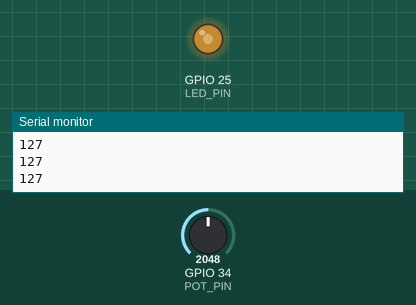
Simulated run of this sketch. Board: ESP32. Parts: output pins drawn as LEDs (lit = HIGH), the last lines printed to the serial monitor. The inputs (shaded band) are chosen by the test bench; at power-on: GPIO 34 (POT_PIN) = 2048.

Above: at 1.2 s.
1.3 s: GPIO 34 (POT_PIN) set to 2866
At 2.2 s:
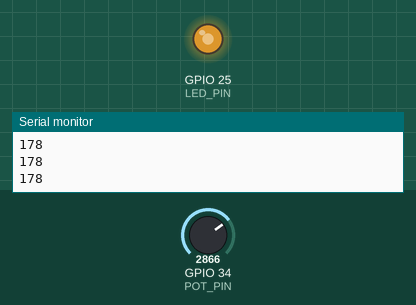
2.8 s: GPIO 34 (POT_PIN) set to 3603
At 3.5 s:
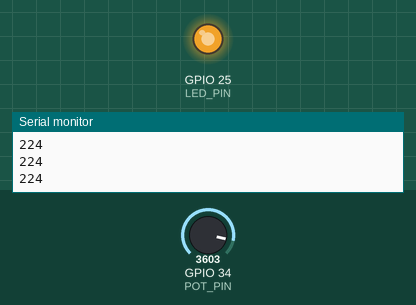
4.3 s: GPIO 34 (POT_PIN) set to 491
At 4.7 s:
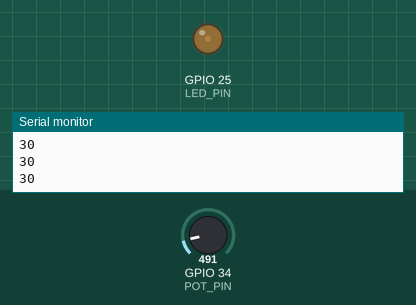
5.8 s: GPIO 34 (POT_PIN) set to 0
At 7.0 s:
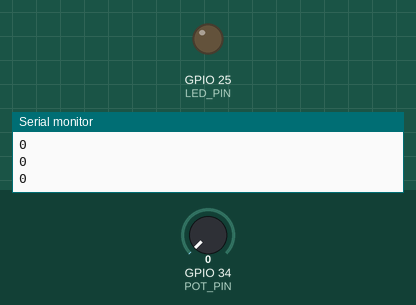
7.3 s: GPIO 34 (POT_PIN) set to 2047
At 8.2 s:
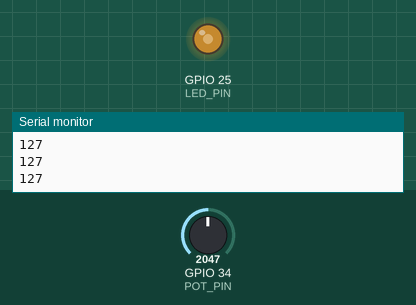
Timing chart, 0 to 9.8 s (numbered marks = the images above; inputs shaded):
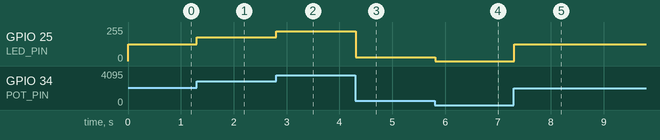

Measured:
- after the input at 1.3 s, GPIO 25 (LED_PIN): 127/255 → 177/255 at once
- after the input at 2.8 s, GPIO 25 (LED_PIN): 177/255 → 223/255 at once
- after the input at 4.3 s, GPIO 25 (LED_PIN): 223/255 → 30/255 at once
- after the input at 5.8 s, GPIO 25 (LED_PIN): 30/255 → 0/255 at once
- after the input at 7.3 s, GPIO 25 (LED_PIN): 0/255 → 127/255 at once

The sketch:

pot_pwm_dimmer.ino
```cpp
#define POT_PIN 34
#define LED_PIN 25

const int pwmFreq = 5000;
const int pwmResolution = 8;

void setup() {
  Serial.begin(115200);

  ledcAttach(LED_PIN, pwmFreq, pwmResolution);

  pinMode(POT_PIN, INPUT);
}

void loop() {
  int potValue = analogRead(POT_PIN);

  int pwmValue = map(potValue, 0, 4095, 0, 255);

  ledcWrite(LED_PIN, pwmValue);

  Serial.println(pwmValue);

  delay(15);
}
```
